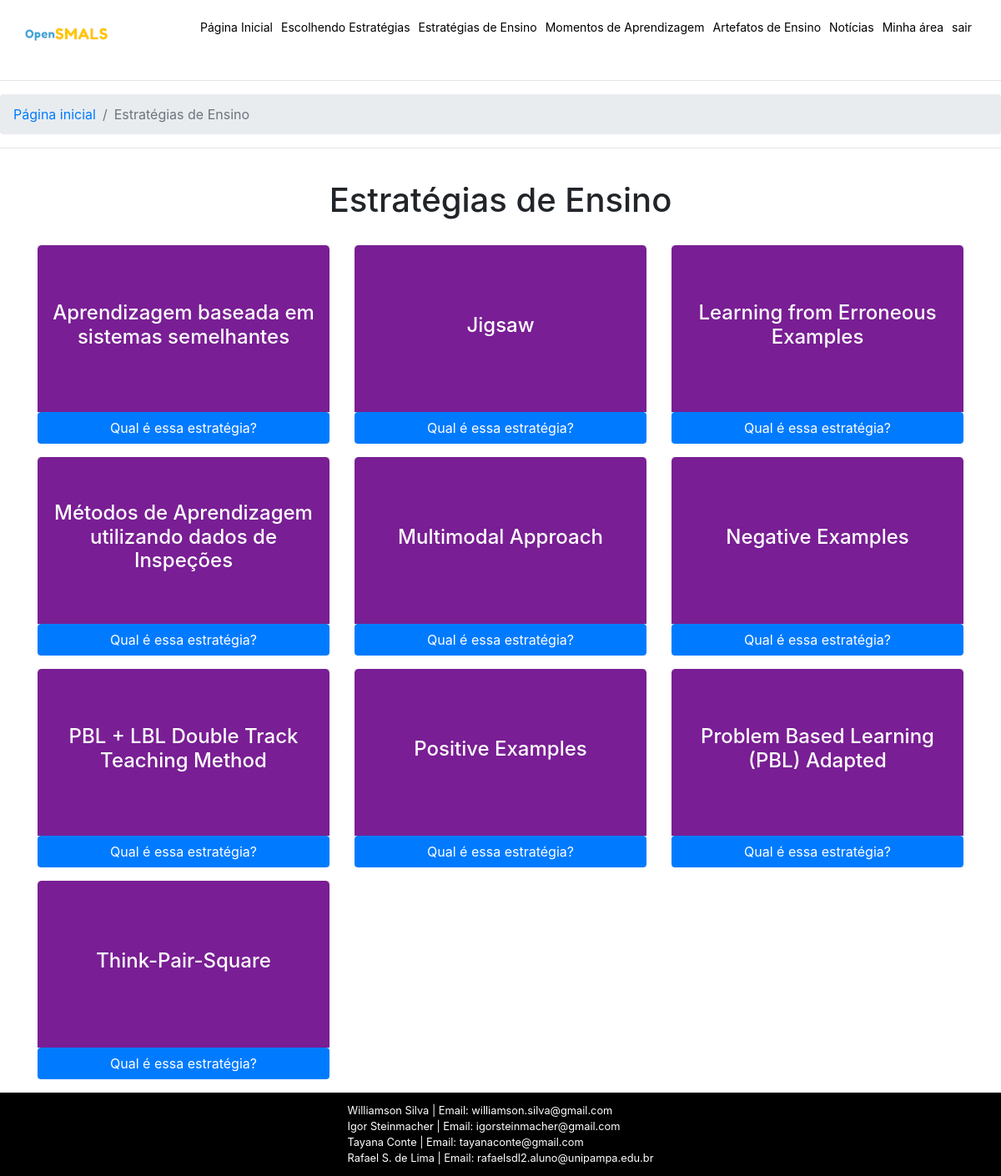
The page /escolhendoEstrategia.php (signed in) on the database its author committed.
### tables this page shows
CREATE TABLE `tb_estrategias` (
  `cod` int(11) NOT NULL,
  `nome` varchar(100) NOT NULL,
  `qual_estrategia` text NOT NULL,
  `principais_ganhos` text NOT NULL,
  `organizar_alunos` text NOT NULL,
  `etapas` text NOT NULL,
  `implementar_estrutura` text NOT NULL,
  `artigos` text NOT NULL,
  `classificacao` text NOT NULL,
  `referencias` text NOT NULL,
  `status_estrategia` int(11) DEFAULT NULL,
  `cod_usuario` int(11) DEFAULT NULL,
  `preRequisito` text NOT NULL,
  `comentario` text DEFAULT NULL
);

### conexao.php (called while the page is built, shortened)
<?php
class Conexao{
	private $host = 'localhost';
	private $bandoDados = 'opensmals';
	private $user = 'root';
	private $pass = '';
	public function conectar(){
		try{
			$bd = new PDO(
				"mysql:host=$this->host;dbname=$this->bandoDados",
				"$this->user",
				"$this->pass"
			);
			return $bd;
		} catch(PDOException $e){
			echo "erro ao conectar ao banco de dados".$e->getMessage();
		}
	}
}
?>

### dao/EstrategiaDaoMysql.php (called while the page is built, shortened)
<?php
require_once("class/Estrategia.php");
class EstrategiaDaoMysql implements EstrategiaDAO{
    private $conn;
    public function __construct(Conexao $conn){
        $this->conn = $conn->conectar();
    }
    public function findEscolhendoEstrategia(){
        $array = array();
        $sql = $this->conn->query("SELECT cod, nome, qual_estrategia FROM tb_estrategias");
        if($sql->rowCount() > 0){
            $dados = $sql->fetchAll();
            foreach($dados as $item){
                $ex = new Estrategia();
                $ex->setCod($item['cod']);
                $ex->setNome($item['nome']);
                $ex->setQualEstrategia($item['qual_estrategia']);
                $array[] = $ex;
            }
        }
        return $array;
    }
}
?>

### class/Estrategia.php (called while the page is built, shortened)
<?php
class Estrategia {
    private $cod;
    private $nome;
    public function setCod($cod){
        $this->cod = $cod;
    }
    public function getCod(){
        return $this->cod;
    }
    public function setNome($x){
        $this->nome = $x;
    }
    public function getNome(){
        return $this->nome;
    }
}
?>

### escolhendoEstrategia.php (the view, shortened to what this page needs)
<!DOCTYPE html>
<html lang="en">
<head>
     <link rel="stylesheet" href="https://stackpath.bootstrapcdn.com/bootstrap/4.1.3/css/bootstrap.min.css">
     <link rel="stylesheet" href="assets/css/style.css">
     <link rel="stylesheet" href="assets/css/escolhendoEstrategia.css">
     <link rel="stylesheet" href="https://use.fontawesome.com/releases/v5.15.4/css/all.css">
    <link rel="stylesheet" href="assets/css/style.css">
</head>
<body>
    <?php
        require('pages/header.php');
        $escolhendoE = $estrategiaDao->findEscolhendoEstrategia();
    ?>
    <hr>
    <nav aria-label="breadcrumb">
        <ol class="breadcrumb">
          <li class="breadcrumb-item"><a href="index.php">Página inicial</a></li>
          <li class="breadcrumb-item active" aria-current="page">Estratégias de Ensino</li>
        </ol>
     </nav>
     <hr>
        <div class="estrategiaTopo container-fluid">
            <div class="areaInterna">
                <h1>Estratégias de Ensino</h1>
            </div>
        </div>
     <div class="container" id="escolhendoEstrategia">
        <div class="row">
            <?php foreach($escolhendoE as $estrategia): ?>
            <div class="col-sm-4">
                    <div class="item">
                        <div class="topo" style=" background-color: #791e94;">
                            <h3><?= $estrategia->getNome();?></h3>
                        </div>
                        <div class="conteudo">
                            <p>
                                <a class="btn btn-primary btn-block" data-toggle="collapse" href="#aprendizagemSemelhantes<?=$estrategia->getCod();?>" role="button" aria-expanded="false" aria-controls="collapseExample">
                                    Qual é essa estratégia?
                                </a>
                              </p>
                        </div>
                    </div>
                </div>
                <?php endforeach?>
            </div>
        </div>
     <?php
      require('pages/footer.php')
    ?>
</body>
</html>

### assets/css/style.css (style rules this page uses)
body { margin: 0; padding: 0; }
.areaInterna { height: 100px; display: flex; justify-content: center; align-items: center; }

### assets/css/escolhendoEstrategia.css (style rules this page uses)
#escolhendoEstrategia .item .topo { border-top-left-radius: 5px; border-top-right-radius: 5px; padding: 5px; height: 200px; display: flex; align-items: center; justify-content: center; }
#escolhendoEstrategia .item .topo h3 { font-size: 1.5rem; color: #fff; text-align: center; }
#escolhendoEstrategia .item { background-color: #e5e5e5; }

### rows shown on the page
tb_estrategias: nome "Aprendizagem baseada em sistemas semelhantes"
tb_estrategias: nome "Jigsaw"
tb_estrategias: nome "Learning from Erroneous Examples"
tb_estrategias: nome "Métodos de Aprendizagem utilizando dados de Inspeções"
tb_estrategias: nome "Multimodal Approach"
tb_estrategias: nome "Negative Examples"
tb_estrategias: nome "PBL + LBL Double Track Teaching Method"
tb_estrategias: nome "Positive Examples"
tb_estrategias: nome "Problem Based Learning (PBL) Adapted"
tb_estrategias: nome "Think-Pair-Square"
